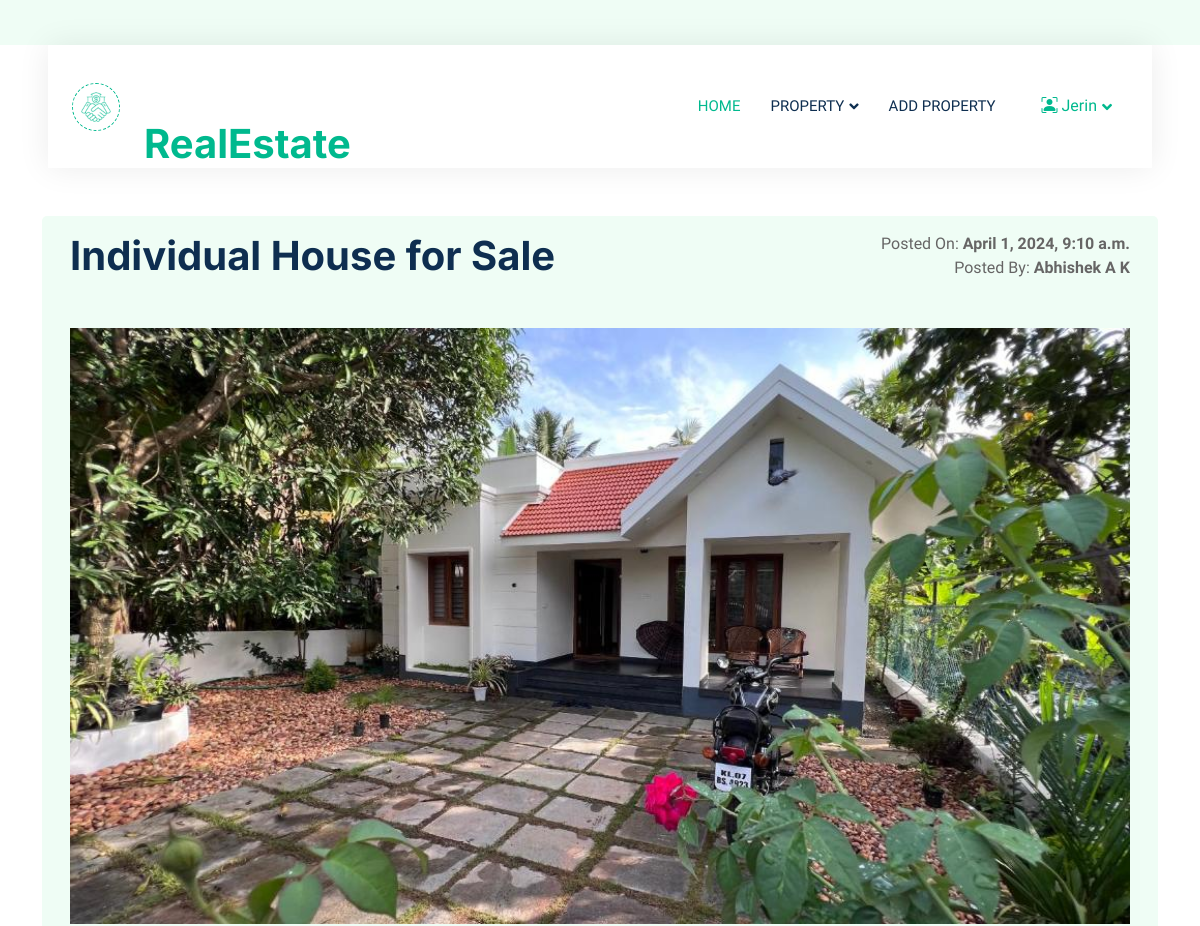
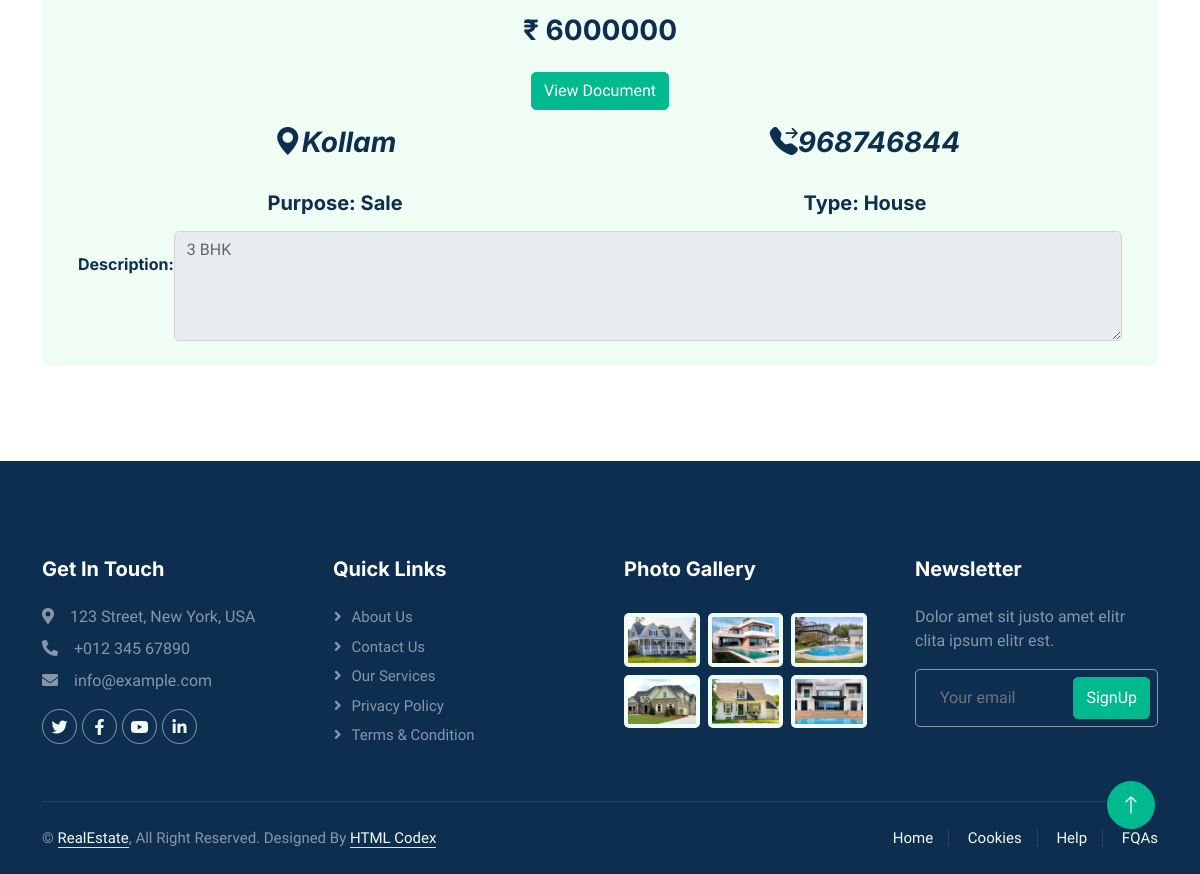
The page /view_post/11/ (signed in) on the database its author committed (2 pictures, top to bottom).
### REApp/models.py (models this page shows)
class RegistrationDB(models.Model):
    UserId = models.AutoField(primary_key=True)
    Name = models.CharField(max_length=50, null=False)
    Email = models.EmailField(max_length=70, null=False,default="aa")
    Password = models.CharField(max_length=20, null=False)
    Role = models.CharField(max_length=50, null=True, blank=True)
    Account_created = models.DateTimeField(auto_now_add=True)

class PropertyDB(models.Model):
    PropertyId = models.AutoField(primary_key=True)
    Image = models.ImageField(upload_to="PropertyImage", null=True, blank=True)
    PDF = models.FileField(upload_to="PropertyPDF", null=True, blank=True)  # Add this field
    Purpose = models.CharField(max_length=20, null=True, blank=True)
    Type = models.CharField(max_length=20, null=True, blank=True)
    Title = models.CharField(max_length=50, null=True, blank=True)
    Description = models.CharField(max_length=500, null=True, blank=True)
    Price = models.IntegerField(default=0)
    Location = models.CharField(max_length=50, null=True, blank=True)
    Phone = models.PositiveBigIntegerField(null=True, blank=True)
    UserId = models.ForeignKey(RegistrationDB, on_delete=models.CASCADE)
    posted_on = models.DateTimeField(auto_now_add=True)

### REApp/views.py (the view)
# urls.py: path('view_post/<int:postId>/', views.view_post, name="view_post"),
def view_post(request, postId):
    post = PropertyDB.objects.get(PropertyId=postId)
    if 'userid' in request.session:
        profile = RegistrationDB.objects.get(UserId=request.session['userid'])
        return render(request, "viewPost.html", {'profile': profile, 'post': post})
    else:
        return render(request, "viewPost.html", {'post': post})

### REApp/templates/viewPost.html (shortened to what this page needs)
<!DOCTYPE html>
{% load static %}
<html lang="en">
<head>
    <link href="https://cdnjs.cloudflare.com/ajax/libs/font-awesome/5.10.0/css/all.min.css" rel="stylesheet">
    <link href="https://cdn.jsdelivr.net/npm/bootstrap-icons@1.4.1/font/bootstrap-icons.css" rel="stylesheet">
    <link href="{% static 'assets/lib/animate/animate.min.css' %}" rel="stylesheet">
    <link href="{% static 'assets/lib/owlcarousel/assets/owl.carousel.min.css' %}" rel="stylesheet">
    <link href="{% static 'assets/css/bootstrap.min.css' %}" rel="stylesheet">
    <link href="{% static 'assets/css/style.css' %}" rel="stylesheet">
</head>
<body>
<div class="container-xxl bg-white p-0">
    <div class="container-fluid nav-bar bg-transparent">
        <nav class="navbar navbar-expand-lg bg-white navbar-light py-0 px-4">
            <a href="index.html" class="navbar-brand d-flex align-items-center text-center">
                <div class="icon p-2 me-2">
                    <img class="img-fluid" src="{% static 'assets/img/icon-deal.png' %}" alt="Icon"
                         style="width: 30px; height: 30px;"  href="{% url 'home' %}">
                </div>
                <h1 class="m-0 text-primary"><a href="{% url 'home' %}">RealEstate</a></h1>
            </a>
            <div class="collapse navbar-collapse" id="navbarCollapse">
                <div class="navbar-nav ms-auto">
                    <a href="{% url 'home' %}" class="nav-item nav-link active">Home</a>
                    <div class="nav-item dropdown">
                        <a href="#" class="nav-link dropdown-toggle" data-bs-toggle="dropdown">Property</a>
                    </div>
                    <a href="{% url 'add_property' %}" class="nav-item nav-link">Add Property</a>
                </div>
                {% if request.session.userid %}
                <div class="nav-item dropdown">
                    <a href="#" class="nav-link dropdown-toggle" data-bs-toggle="dropdown"><i
                            class="bi bi-person-bounding-box"></i> {{profile.Name}}</a>
                </div>
                {% else %}
                <a href="{% url 'login' %}" class="btn btn-primary px-3 d-none d-lg-flex ml-1"><i
                        class="bi bi-person-circle"></i> Sign In</a>
                {% endif %}
            </div>
        </nav>
    </div>
    <div class="container-xxl py-5">
        <div class="container">
            <div class="bg-light rounded p-3">
                <div class="container">
                    <div class="row g-0 gx-5">
                        <div class="col">
                            <div class="text-start mx-auto mb-5 wow slideInLeft" data-wow-delay="0.1s">
                                <h1 class="mb-3">{{post.Title}}</h1>
                            </div>
                        </div>
                        <div class="col text-end">
                            Posted On: <b>{{post.posted_on}}</b><br>
                            Posted By: <b>{{post.UserId.Name}}</b><br>
                        </div>
                        <img src="{{post.Image.url}}" alt="" srcset="">
                    </div>
                    <div class="container text-center mt-3">
                        <div class="row">
                            <div class="col">
                                <h3>₹ {{post.Price}} </h3>
                            </div>
                            <div class="p-3">
                                <a href="{{post.PDF.url}}" class="btn btn-primary">View Document</a>
                            </div>
                            <div class="col">
                                <h3><i class="bi bi-geo-alt-fill">{{post.Location}}</i></h3>
                            </div>
                            <div class="col">
                                <h3><i class="bi bi-telephone-forward-fill">{{post.Phone}}</i></h3>
                            </div>
                        </div>
                        <div class="row mt-4">
                            <div class="col">
                                <h5>Purpose: {{post.Purpose}}</h5>
                            </div>
                            <div class="col">
                                <h5>Type: {{post.Type}}</h5>
                            </div>
                        </div>
                    </div>
                    <div class="d-flex p-2">
                        <div class="pt-4 "><h6>Description:</h6></div>
                        <textarea class="form-control" name="" id="" rows="4" readonly>{{post.Description}}</textarea>
                    </div>
                </div>
            </div>
        </div>
    </div>
    <div class="container-fluid bg-dark text-white-50 footer pt-5 mt-5 wow fadeIn" data-wow-delay="0.1s">
        <div class="container py-5">
            <div class="row g-5">
                <div class="col-lg-3 col-md-6">
                    <h5 class="text-white mb-4">Get In Touch</h5>
                    <p class="mb-2"><i class="fa fa-map-marker-alt me-3"></i>123 Street, New York, USA</p>
                    <p class="mb-2"><i class="fa fa-phone-alt me-3"></i>+012 345 67890</p>
                    <p class="mb-2"><i class="fa fa-envelope me-3"></i>info@example.com</p>
                    <div class="d-flex pt-2">
                        <a class="btn btn-outline-light btn-social" href=""><i class="fab fa-twitter"></i></a>
                        <a class="btn btn-outline-light btn-social" href=""><i class="fab fa-facebook-f"></i></a>
                        <a class="btn btn-outline-light btn-social" href=""><i class="fab fa-youtube"></i></a>
                        <a class="btn btn-outline-light btn-social" href=""><i class="fab fa-linkedin-in"></i></a>
                    </div>
                </div>
                <div class="col-lg-3 col-md-6">
                    <h5 class="text-white mb-4">Quick Links</h5>
                    <a class="btn btn-link text-white-50" href="">About Us</a>
                    <a class="btn btn-link text-white-50" href="">Contact Us</a>
                    <a class="btn btn-link text-white-50" href="">Our Services</a>
                    <a class="btn btn-link text-white-50" href="">Privacy Policy</a>
                    <a class="btn btn-link text-white-50" href="">Terms & Condition</a>
                </div>
                <div class="col-lg-3 col-md-6">
                    <h5 class="text-white mb-4">Photo Gallery</h5>
                    <div class="row g-2 pt-2">
                        <div class="col-4">
                            <img class="img-fluid rounded bg-light p-1" src="{% static 'assets/img/property-1.jpg' %}"
                                 alt="">
                        </div>
                        <div class="col-4">
                            <img class="img-fluid rounded bg-light p-1" src="{% static 'assets/img/property-2.jpg' %}"
                                 alt="">
                        </div>
                        <div class="col-4">
                            <img class="img-fluid rounded bg-light p-1" src="{% static 'assets/img/property-3.jpg' %}"
                                 alt="">
                        </div>
                        <div class="col-4">
                            <img class="img-fluid rounded bg-light p-1" src="{% static 'assets/img/property-4.jpg' %}"
                                 alt="">
                        </div>
                        <div class="col-4">
                            <img class="img-fluid rounded bg-light p-1" src="{% static 'assets/img/property-5.jpg' %}"
                                 alt="">
                        </div>
                        <div class="col-4">
                            <img class="img-fluid rounded bg-light p-1" src="{% static 'assets/img/property-6.jpg' %}"
                                 alt="">
                        </div>
                    </div>
                </div>
                <div class="col-lg-3 col-md-6">
                    <h5 class="text-white mb-4">Newsletter</h5>
                    <p>Dolor amet sit justo amet elitr clita ipsum elitr est.</p>
                    <div class="position-relative mx-auto" style="max-width: 400px;">
                        <input class="form-control bg-transparent w-100 py-3 ps-4 pe-5" type="text"
                               placeholder="Your email">
                        <button type="button" class="btn btn-primary py-2 position-absolute top-0 end-0 mt-2 me-2">
                            SignUp
                        </button>
                    </div>
                </div>
            </div>
        </div>
        <div class="container">
            <div class="copyright">
                <div class="row">
                    <div class="col-md-6 text-center text-md-start mb-3 mb-md-0">
                        &copy; <a class="border-bottom" href="{% url 'home' %}">RealEstate</a>, All Right Reserved.
                        Designed By <a class="border-bottom" href="https://htmlcodex.com">HTML Codex</a>
                    </div>
                    <div class="col-md-6 text-center text-md-end">
                        <div class="footer-menu">
                            <a href="">Home</a>
                            <a href="">Cookies</a>
                            <a href="">Help</a>
                            <a href="">FQAs</a>
                        </div>
                    </div>
                </div>
            </div>
        </div>
    </div>
    <a href="{% url 'home' %}}" class="btn btn-lg btn-primary btn-lg-square back-to-top"><i class="bi bi-arrow-up"></i></a>
</div>
</body>
</html>

### REApp/static/assets/css/style.css (style rules this page uses)
:root { --primary: #00B98E; --secondary: #FF6922; --light: #EFFDF5; --dark: #0E2E50; }
.back-to-top { position: fixed; display: none; right: 45px; bottom: 45px; z-index: 99; }
.btn { transition: .5s; }
.btn.btn-primary, .btn.btn-secondary { color: #FFFFFF; }
.btn-lg-square { width: 48px; height: 48px; }
.btn-square, .btn-sm-square, .btn-lg-square { padding: 0; display: flex; align-items: center; justify-content: center; font-weight: normal; border-radius: 50px; }
.nav-bar { position: relative; margin-top: 45px; padding: 0 3rem; transition: .5s; z-index: 9999; }
.navbar { box-shadow: 0 0 30px rgba(0, 0, 0, .08); }
.navbar .dropdown-toggle::after { border: none; content: "\f107"; font-family: "Font Awesome 5 Free"; font-weight: 900; vertical-align: middle; margin-left: 5px; transition: .5s; }
.navbar-light .navbar-nav .nav-link { margin-right: 30px; padding: 25px 0; color: #FFFFFF; font-size: 15px; text-transform: uppercase; outline: none; }
.navbar-light .navbar-nav .nav-link:hover, .navbar-light .navbar-nav .nav-link.active { color: var(--primary); }
.navbar-light .navbar-brand { height: 75px; }
.navbar-light .navbar-nav .nav-link { color: var(--dark); font-weight: 500; }
.icon { padding: 15px; display: inline-flex; align-items: center; justify-content: center; background: #FFFFFF !important; border-radius: 50px; border: 1px dashed var(--primary) !important; }
.footer .btn.btn-social { margin-right: 5px; width: 35px; height: 35px; display: flex; align-items: center; justify-content: center; color: var(--light); border: 1px solid rgba(255,255,255,0.5); border-radius: 35px; transition: .3s; }
.footer .btn.btn-link { display: block; margin-bottom: 5px; padding: 0; text-align: left; font-size: 15px; font-weight: normal; text-transform: capitalize; transition: .3s; }
.footer .btn.btn-link::before { position: relative; content: "\f105"; font-family: "Font Awesome 5 Free"; font-weight: 900; margin-right: 10px; }
.footer .form-control { border-color: rgba(255,255,255,0.5); }
.footer .copyright { padding: 25px 0; font-size: 15px; border-top: 1px solid rgba(256, 256, 256, .1); }
.footer .copyright a { color: var(--light); }
.footer .footer-menu a { margin-right: 15px; padding-right: 15px; border-right: 1px solid rgba(255, 255, 255, .1); }
.footer .footer-menu a:last-child { margin-right: 0; padding-right: 0; border-right: none; }

### rows shown on the page
RegistrationDB: Name "Jerin"
PropertyDB: Title "Individual House for Sale", posted_on "April 1, 2024, 9:10 a.m.", UserId.Name "Abhishek A K", Image (picture), Price "6000000", Location "Kollam", Phone "968746844", Purpose "Sale", Type "House", Description "3 BHK"
